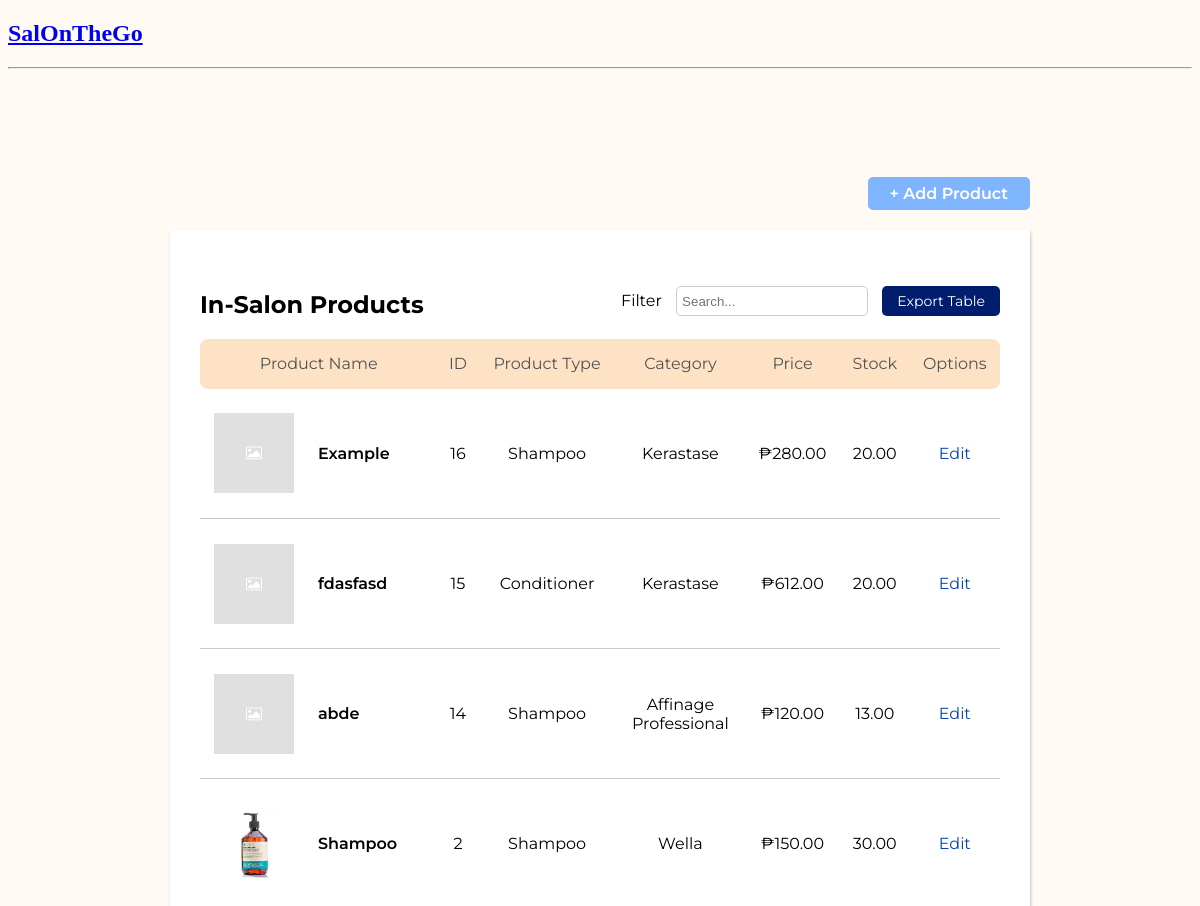
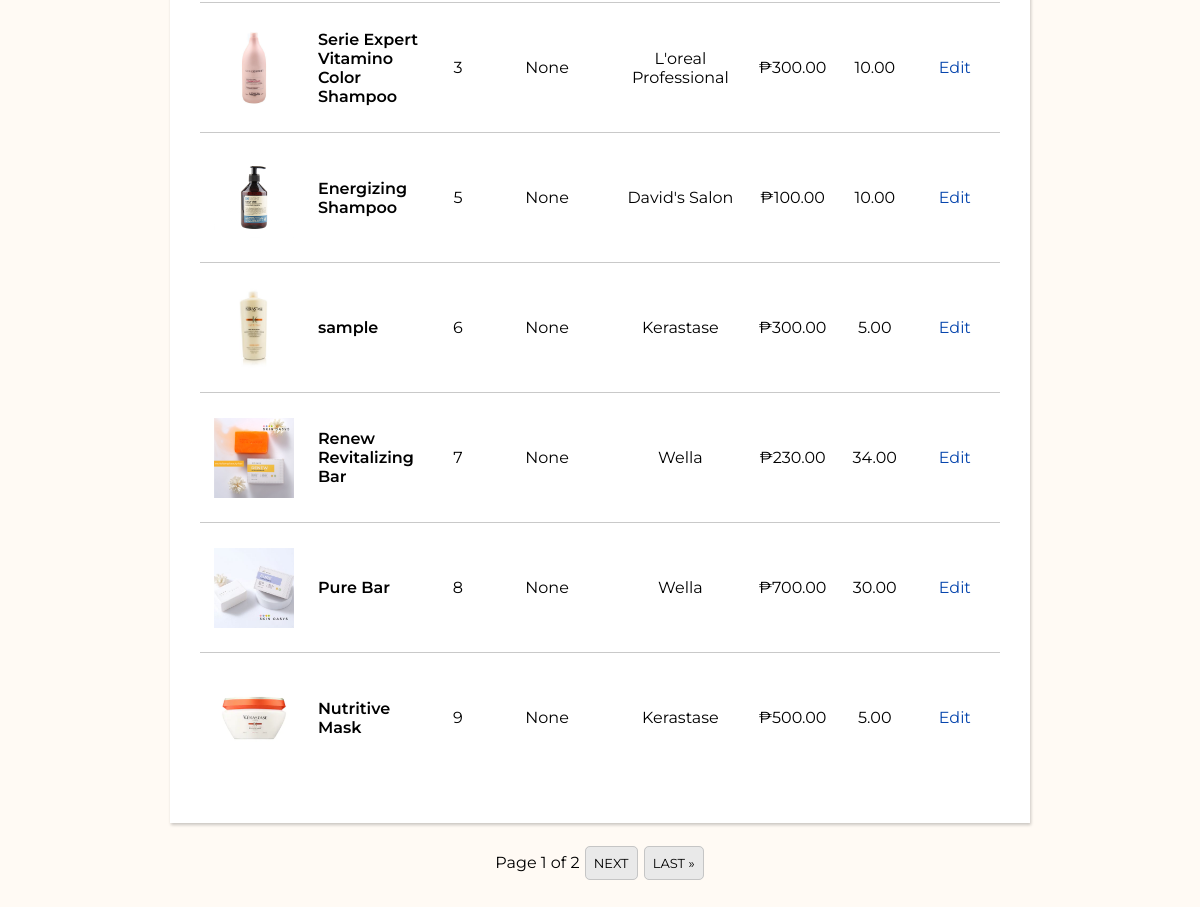
Screenshot of /ins/products/ with the database file from the repository (2 pictures, top to bottom).
### base/models.py (models this page shows, shortened)
class insProduct(models.Model):
    Prod_Name = models.CharField(max_length=200, verbose_name="Product Name")
    ProdType_Name = models.ForeignKey(ProductType, on_delete=models.SET_NULL, null=True, blank=False, verbose_name="Product Type")
    Cat_Name = models.ForeignKey(Category, on_delete=models.SET_NULL, null=True, blank=False, verbose_name="Category")
    Prod_Desc = models.TextField(max_length=200, null=True, blank=True, verbose_name="Description")
    Prod_stockQty = models.DecimalField(decimal_places=2, max_digits=6, verbose_name="Stock Quantity")
    Prod_Price = models.FloatField(verbose_name="Price")
    Prod_Image = models.ImageField(default="placeholder-image.png", upload_to="product_images", null=True, verbose_name="Product Image")
    is_active = models.BooleanField(default=True, verbose_name="Status")
    objects = models.Manager() #For All Records
    active_objects = IsActiveManager() #For Active Records Only
    date_created = models.DateTimeField(default=timezone.now)
    class Meta:
        verbose_name = 'In-salon Product'

class ProductType(models.Model):
    ProdType_Name = models.CharField(max_length=200, verbose_name="Product Type", unique=True)
    def __str__(self):
        return self.ProdType_Name

class Category(models.Model):
    Cat_Name = models.CharField(max_length=200, unique=True)
    class Meta:
        verbose_name = 'category'
        verbose_name_plural = 'categories'
    def __str__(self):
        return self.Cat_Name

### base/views.py (the view)
# urls.py: path('ins/products/', views.insProducts, name="ins-products"),
def insProducts(request):
    q = request.GET.get('q') if request.GET.get('q') != None else ''
    products = insProduct.objects.all()
    search = insProduct.objects.filter(
        Q(id__icontains=q) |
        Q(Prod_Name__icontains=q) |
        Q(ProdType_Name__ProdType_Name__icontains=q) |
        Q(Cat_Name__Cat_Name__icontains=q)
    ).order_by('-date_created')
    paginator = Paginator(search, 10)
    page_number = request.GET.get('page')
    page_prod = paginator.get_page(page_number)
    context = {'products': products, 'search': search, 'page_prod': page_prod}
    return render(request, 'base/ins-products/products.html', context)

### base/templates/base/ins-products/products.html (shortened to what this page needs)
{% extends 'main_products.html' %}
{% block content %}
<div class="main-wrapper">
    <div class="container">
        <div class="buttons">
            <a href="{% url 'create-product' %}" class="blue-btn">+ Add Product</a>
        </div>
        <div class="prodtable-container">
            <div class="labels-container">
                    <div class="labels1">
                        <h2>In-Salon Products</h2>
                    </div>
                    <div class="labels2">
                        <ul>
                            <li class="top-labels">Filter</li>
                            <li class="top-labels">
                            <div class="search">
                                <form method="GET" action="{% url 'otc-products' %}">
                                    <input type="text" name="q" placeholder="Search...">
                                </form>
                            </div>
                            </li>
                            <li class="top-labels"><a href="#" class="export-btn">Export Table</a></li>
                        </ul>
                    </div>
            </div>
            <table>
                <thead>
                    <tr>
                        <th scope="col" colspan="2">Product Name</th>
                        <th scope="col">ID</th>
                        <th scope="col">Product Type</th>
                        <th scope="col">Category</th>
                        <th scope="col">Price</th>
                        <th scope="col">Stock</th>
                        <th scope="col">Options</th>
                    </tr>
                </thead>
                <tbody>
                    {% for product in page_prod %}
                    <tr>
                        <td><a href="{{product.id}}" id="prod-link">{% if product.Prod_Image %}<img src="{{product.Prod_Image.url}}" class="prod-img" />{% endif %}</a></td>
                        <td data-label="Product Name" class="td-align-left" id="prod-name"><a href="{{product.id}}" id="prod-link">{{product.Prod_Name}}</a></td>
                        <td data-label="ID">{{product.id}}</td>
                        <td data-label="Product Type" id="category">{{product.ProdType_Name}}</td>
                        <td data-label="Category" id="category">{{product.Cat_Name}}</td>
                        <td data-label="Price" id="price">{{product.Prod_Price|floatformat:2}}</td>
                        {% if product.Prod_stockQty > 0 %}
                        <td data-label="Stock">{{product.Prod_stockQty}}</td>
                        {% endif %}
                        <td data-label="Options" id="options"><a href="{% url 'update-product' product.id %}" class="option-links">Edit</a><br>
                        {% empty %}
                        <td colspan="8">No results found.</td>
                    </tr>
                    {% endfor %}
                </tbody>
            </table>
        </div>
        <div class="pagination">
            <span class="step-links">
                <span class="current">
                    Page {{ page_prod.number }} of {{ page_prod.paginator.num_pages }}
                </span>
                {% if page_prod.has_next %}
                    <a href="?page={{ page_prod.next_page_number }}">next</a>
                    <a href="?page={{ page_prod.paginator.num_pages }}">last &raquo;</a>
                {% endif %}
            </span>
        </div>
    </div>
</div>
{% endblock content %}

### static/css/main.css (style rules this page uses)
body { background-color: #FFFAF4; }
.main-wrapper { font-family: 'Montserrat', sans-serif; font-size: 16px; padding: 100px 0; }
.container { max-width: 860px; width: 100%; margin: 0 auto; }

### static/css/products.css (style rules this page uses)
.prodtable-container { max-width: 800px; width: 100%; margin: 20px auto; padding: 40px 30px; box-shadow: rgba(0, 0, 0, 0.212) 1px 2px 3px; background-color: white; }
ul { list-style-type: none; padding: 0; }
li.top-labels { display: inline-block; }
.labels1 { float: left; }
.labels2 { text-align: right; float: right; }
.search { padding-right: 5px; }
.search input[type=text] { margin-left: 10px; width: 180px; height: 18px; padding: 5px; border-radius: 5px; border: solid 1px #ccc; margin-right: 5px; }
table { border-spacing: 1; border-collapse: collapse; background: white; overflow: hidden; max-width: 800px; width: 100%; margin: 0 auto; position: relative; }
thead tr th { font-weight: 400; font-size: 16px; }
thead tr { height: 50px; background: #FEE2C5; color: #535353; }
table th:first-child { border-radius: 8px 0 0 8px; }
table th:last-child { border-radius: 0 8px 8px 0; }
tbody tr { font-family: 'Montserrat', sans-serif; height: 130px; border-bottom: .5px solid #c9c9c9; }
tbody tr:last-child { border: none; }
td, th { text-align: center; padding: 5px 10px; }
.td-align-left { text-align: left; }
.prod-img { height: 80px; width: 80px; vertical-align: middle; object-fit: cover; }
#prod-name { font-weight: 600; max-width: 100px; width: auto; }
#category { max-width: 100px; width: auto; }
#price::before { content: '₱'; }
.buttons { font-weight: 600; text-align: right; }
a.blue-btn:link, a.blue-btn:visited { background-color: #7FB5FF; color: white; padding: 5px 20px; text-align: center; text-decoration: none; display: inline-block; border-radius: 5px; border: solid 2px #7FB5FF; }
a.export-btn:link, a.export-btn:visited { font-size: 14px; background-color: #001D6E; color: white; padding: 6px 15px; text-align: center; text-decoration: none; display: inline-block; border-radius: 5px; }
#prod-link { color: black; text-decoration: none; }
a.option-links { color: #0645AD; text-decoration: none; }
.pagination { margin-top: 30px; text-align: center; }
.pagination a { margin: 0 1px; padding: 8px; text-decoration: none; color: black; background-color: #e9e9e9; border: 1px solid #c5c5c5; border-radius: 5px; cursor: pointer; font-size: 13px; text-transform: uppercase; }

### rows the page displays
insProduct: Prod_Image (placeholder picture), Prod_Name "Example", id "16", ProdType_Name "Shampoo", Cat_Name "Kerastase", Prod_Price "280.00", Prod_stockQty "20.00"
insProduct: Prod_Image (placeholder picture), Prod_Name "fdasfasd", id "15", ProdType_Name "Conditioner", Cat_Name "Kerastase", Prod_Price "612.00", Prod_stockQty "20.00"
insProduct: Prod_Image (placeholder picture), Prod_Name "abde", id "14", ProdType_Name "Shampoo", Cat_Name "Affinage Professional", Prod_Price "120.00", Prod_stockQty "13.00"
insProduct: Prod_Image (picture), Prod_Name "Shampoo", id "2", ProdType_Name "Shampoo", Cat_Name "Wella", Prod_Price "150.00", Prod_stockQty "30.00"
insProduct: Prod_Image (picture), Prod_Name "Serie Expert Vitamino Color Shampoo", id "3", ProdType_Name "None", Cat_Name "L'oreal Professional", Prod_Price "300.00", Prod_stockQty "10.00"
insProduct: Prod_Image (picture), Prod_Name "Energizing Shampoo", id "5", ProdType_Name "None", Cat_Name "David's Salon", Prod_Price "100.00", Prod_stockQty "10.00"
insProduct: Prod_Image (picture), Prod_Name "sample", id "6", ProdType_Name "None", Cat_Name "Kerastase", Prod_Price "300.00", Prod_stockQty "5.00"
insProduct: Prod_Image (picture), Prod_Name "Renew Revitalizing Bar", id "7", ProdType_Name "None", Cat_Name "Wella", Prod_Price "230.00", Prod_stockQty "34.00"
insProduct: Prod_Image (picture), Prod_Name "Pure Bar", id "8", ProdType_Name "None", Cat_Name "Wella", Prod_Price "700.00", Prod_stockQty "30.00"
insProduct: Prod_Image (picture), Prod_Name "Nutritive Mask", id "9", ProdType_Name "None", Cat_Name "Kerastase", Prod_Price "500.00", Prod_stockQty "5.00"

### other values shown
{{ page_prod.number }} "1"
{{ page_prod.paginator.num_pages }} "2"
